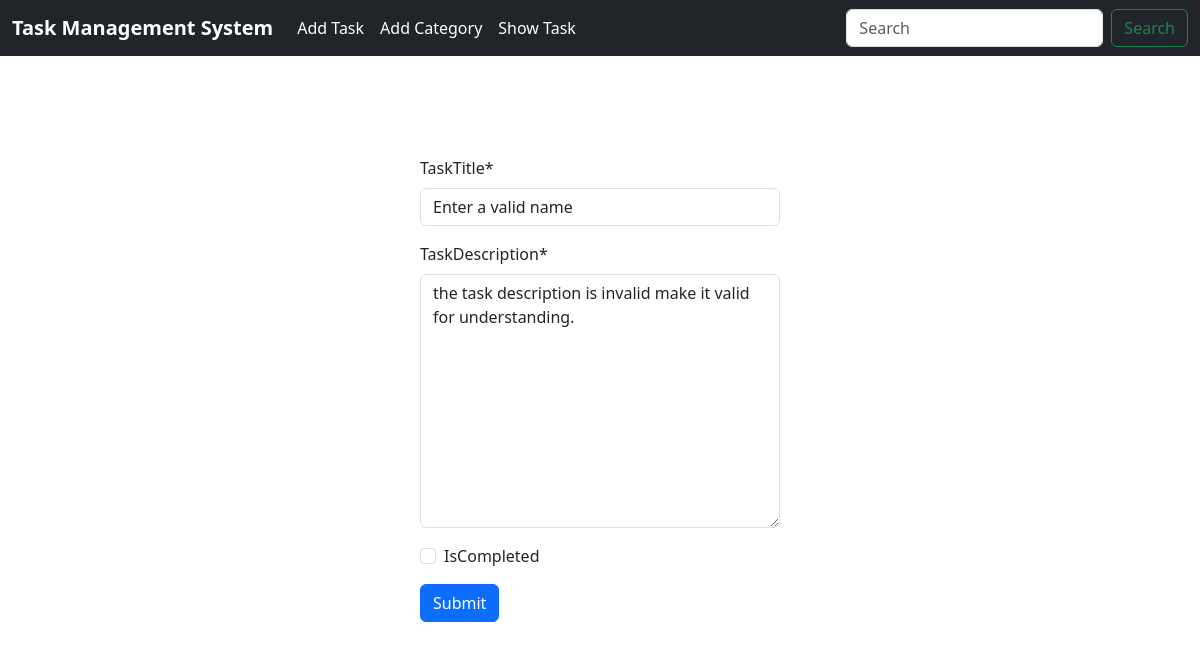
/edit/task/6, run on the app's committed database.
### task/models.py (models this page shows, shortened)
class Task(models.Model):
    taskTitle = models.CharField(max_length=100)
    taskDescription = models.TextField()
    isCompleted = models.BooleanField(default=False)
    TaskAssignDate = models.DateField(auto_now_add=True)

### task/views.py (the view)
# urls.py: path("edit/task/<int:id>", editTask, name="edit_task"),
def editTask(request, id):
    data = Task.objects.get(pk=id)
    form = taskForm(instance=data)
    if request.method == "POST":
        form = taskForm(request.POST, instance=data)
        if form.is_valid():
            form.save()
            return redirect("show_task")
    return render(request, "task/addtask.html", {"form":form})

### task/forms.py
class taskForm(forms.ModelForm):
    class Meta:
        model = Task
        fields = "__all__"

### task/templates/task/addtask.html (shortened to what this page needs)
{% extends "base.html" %}
{% load crispy_forms_tags %}
{% block content %}
    <div style="width: 30%; margin: auto; margin-top: 100px;">
        <form method="post" action="">
            {{form | crispy}}
            <button class="btn btn-primary" type="submit">Submit</button>
        </form>
    </div>
{% endblock content %}

### data on the page
Task: taskTitle "Enter a valid name", taskDescription "the task description is invalid make it valid for understanding."
